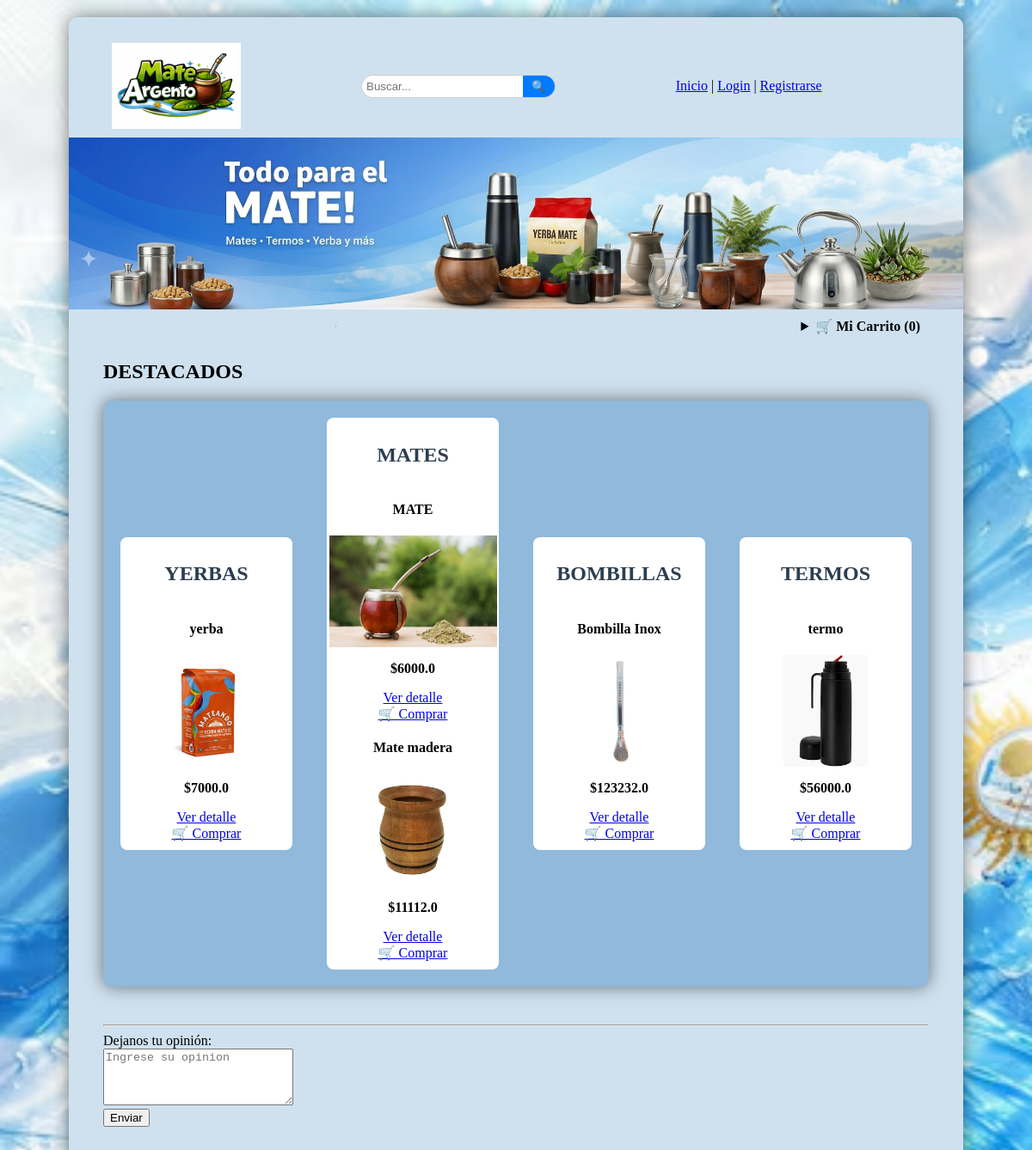
Before: / with the older database file.
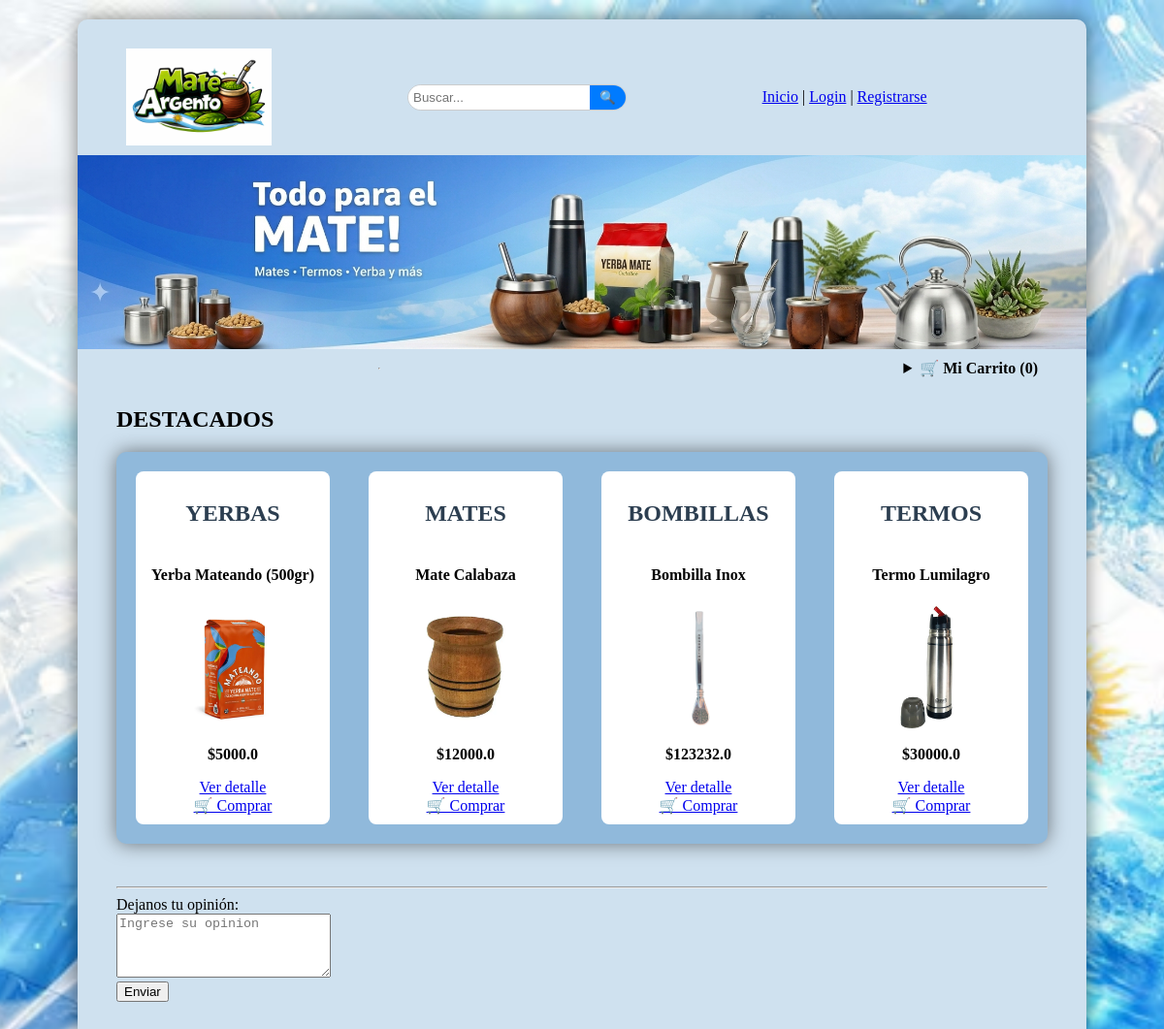
After: the same page with the newer database file.
### app.py (models this page shows)
class Producto(db.Model):
    id = db.Column(db.Integer, primary_key=True)
    nombre = db.Column(db.String(100), nullable=False)
    categoria = db.Column(db.String(50))
    precio = db.Column(db.Float, nullable=False) # Float para números con decimales
    descripcion = db.Column(db.Text)
    imagen = db.Column(db.String(100)) # Aquí guardamos el nombre del archivo (ej: "mate.jpg")

### app.py (the view)
@app.route('/')
def inicio():
    productos_db = Producto.query.all()
    return render_template('inicio.html', productos=productos_db)

### templates/inicio.html (shortened to what this page needs)
<!DOCTYPE html>
<html>
<head>
    <link rel="stylesheet" href="{{ url_for('static', filename='estilos.css') }}">
</head>
<body>
<div class="contenedor">
    <header class="bloque-superior">
        <img src="{{ url_for('static', filename='img/logo.jpeg') }}" class="logo-personalizado" alt="Mate Argento">
        <div class="buscador-corto">
            <input type="text" placeholder="Buscar..." style="border:none; padding:5px; outline:none;">
            <button>🔍</button>
        </div>
        <nav>
            <a href="/">Inicio</a> |
            {% if session.get('usuario_nombre') %}
                <span>Hola, <b>{{ session['usuario_nombre'] }}</b></span> |
                {% if session.get('usuario_rol') == 'admin' %}
                    <a href="/admin/nuevo_producto" style="color: red; font-weight: bold;">[ PANEL CARGA ]</a> |
                {% endif %}
                <a href="/logout">Cerrar Sesión</a>
            {% else %}
                <a href="/login">Login</a> |
                <a href="/registro">Registrarse</a>
            {% endif %}
        </nav>
    </header>
    <img src="{{ url_for('static', filename='img/fondo2.png') }}" class="ancho-total">
    <header class="bloque-superior">
        <hr>
        <br>
        <details>
            <summary>🛒 <b>Mi Carrito (0)</b></summary>
        </details>
    </header>
    <h2>DESTACADOS</h2>
    <div class="contenedor-padre">
        <div class="tarjeta">
            <a href="#" class="enlace-titulo"><h2>YERBAS</h2></a>
            {% for p in productos if p.categoria == 'Yerbas' %}
                <h4>{{ p.nombre }}</h4>
                <img src="{{ url_for('static', filename='img/' + p.imagen) }}" style="width: 200px;">
                <p><b>${{ p.precio }}</b></p>
                <a href="/detalle/{{ p.id }}">Ver detalle</a>
                <a href="/agregar_al_carrito/{{ p.id }}">🛒 Comprar</a>
            {% endfor %}
        </div>
        <div class="tarjeta">
            <a href="#" class="enlace-titulo"><h2>MATES</h2></a>
            {% for p in productos if p.categoria == 'Mates' %}
                <h4>{{ p.nombre }}</h4>
                <img src="{{ url_for('static', filename='img/' + p.imagen) }}" style="width: 200px;">
                <p><b>${{ p.precio }}</b></p>
                <a href="/detalle/{{ p.id }}">Ver detalle</a>
                <a href="/agregar_al_carrito/{{ p.id }}">🛒 Comprar</a>
            {% endfor %}
        </div>
        <div class="tarjeta">
            <a href="#" class="enlace-titulo"><h2>BOMBILLAS</h2></a>
            {% for p in productos if p.categoria == 'Bombillas' %}
                <h4>{{ p.nombre }}</h4>
                <img src="{{ url_for('static', filename='img/' + p.imagen) }}" style="width: 200px;">
                <p><b>${{ p.precio }}</b></p>
                <a href="/detalle/{{ p.id }}">Ver detalle</a>
                <a href="/agregar_al_carrito/{{ p.id }}">🛒 Comprar</a>
            {% endfor %}
        </div>
        <div class="tarjeta">
            <a href="#" class="enlace-titulo"><h2>TERMOS</h2></a>
            {% for p in productos if p.categoria == 'Termos' %}
                <h4>{{ p.nombre }}</h4>
                <img src="{{ url_for('static', filename='img/' + p.imagen) }}" style="width: 200px;">
                <p><b>${{ p.precio }}</b></p>
                <a href="/detalle/{{ p.id }}">Ver detalle</a>
                <a href="/agregar_al_carrito/{{ p.id }}">🛒 Comprar</a>
            {% endfor %}
        </div>
    </div>
    <br><br><hr>
    <form>
        <label>Dejanos tu opinión:</label><br>
        <textarea rows="4" cols="25" placeholder="Ingrese su opinion"></textarea>
        <br>
        <button type="button">Enviar</button>
    </form>
    <br>
</div>
</body>
</html>

### static/estilos.css (style rules this page uses)
body { background-color: #ccc; background-image: url('img/fondo.avif'); background-size: cover; background-repeat: no-repeat; background-position: center; margin: 0; padding: 20px; }
.contenedor { width: 1000px; margin: auto; background-color: #CFE1EF; background-size: cover; background-repeat: no-repeat; background-position: center; padding: 20px; border-radius: 10px; box-shadow: 0px 0px 20px rgba(0, 0, 0, 0.5); min-height: 500px; }
.contenedor > * { margin-left: 20px; margin-right: 20px; }
.ancho-total { width: calc(100% + 40px) !important; margin-left: -20px !important; max-width: none !important; display: block; height: 200px; object-fit: cover; }
.bloque-superior { display: flex; align-items: center; gap: 140px; padding: 10px; }
.logo-personalizado { width: 150px; height: auto; }
.tarjeta { background-color: #fff; padding: 10px; border-radius: 8px; width: 200px; text-align: center; display: flex; flex-direction: column; justify-content: space-between; height: 100%; box-sizing: border-box; }
.tarjeta img { width: 100%; height: 130px; object-fit: contain; align-self: center; }
.buscador-corto { display: flex; border-radius: 20px; border: 1px solid #ccc; overflow: hidden; }
.buscador-corto button { background: #007bff; color: white; border: none; padding: 5px 10px; }
.contenedor-padre { display: flex; flex-direction: row; justify-content: space-between; align-items: center; padding: 20px; background-color: #90b9db; border-radius: 10px; box-shadow: 0px 0px 20px rgba(0, 0, 0, 0.5); }
.enlace-titulo { text-decoration: none; color: #2c3e50; }

Changed rows visible on the page:
removed Producto: nombre "yerba", imagen (picture), precio "7000.0", shown under "YERBAS"
removed Producto: nombre "MATE", imagen (picture), precio "6000.0", shown under "MATES"
removed Producto: nombre "Mate madera", imagen (picture), precio "11112.0", shown under "MATES"
removed Producto: nombre "termo", imagen (picture), precio "56000.0", shown under "TERMOS"
added Producto: nombre "Yerba Mateando (500gr)", imagen (picture), precio "5000.0", shown under "YERBAS"
added Producto: nombre "Mate Calabaza", imagen (picture), precio "12000.0", shown under "MATES"
added Producto: nombre "Termo Lumilagro", imagen (picture), precio "30000.0", shown under "TERMOS"
